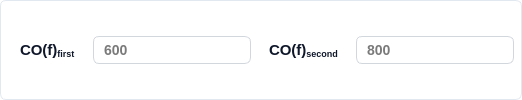
       <widget class="QFrame" name="pyqt5_frame_group_homogenous_co">
        <property name="styleSheet">
         <string notr="true">box-sizing: border-box;
display: flex;
flex-direction: column;
align-items: flex-start;
gap: 25px;
background: #FFFFFF;
border: 1px solid #E2E8F0; /* slate/200 */
border-radius: 6px;
padding:6px;</string>
        </property>
        <layout class="QHBoxLayout" name="horizontalLayout_48" stretch="0,0">
         <property name="leftMargin">
          <number>1</number>
         </property>
         <property name="topMargin">
          <number>1</number>
         </property>
         <property name="rightMargin">
          <number>1</number>
         </property>
         <property name="bottomMargin">
          <number>1</number>
         </property>
         <item>
          <layout class="QHBoxLayout" name="horizontalLayout_4">
           <item>
            <widget class="QLabel" name="label_49">
             <property name="styleSheet">
              <string notr="true"> 	border: none;
	color: #0F172A;  /* Text color */
    font-family: 'Segoe UI', sans-serif;  /* Font family */
    font-style: normal;  /* Font style */
    font-weight: 500;  /* Font weight */
    font-size: 14px;  /* Font size */
    line-height: 24px;  /* Line height */
    padding: 4px 8px;  /* Padding */</string>
             </property>
             <property name="text">
              <string>&lt;html&gt;&lt;head/&gt;&lt;body&gt;&lt;p&gt;&lt;span style=&quot; font-size:11pt;&quot;&gt;CO(f)&lt;/span&gt;&lt;span style=&quot; font-size:11pt; vertical-align:sub;&quot;&gt;first&lt;/span&gt;&lt;/p&gt;&lt;/body&gt;&lt;/html&gt;</string>
             </property>
            </widget>
           </item>
           <item>
            <widget class="QLineEdit" name="pyqt5_entry_homogenous_firstco">
             <property name="enabled">
              <bool>true</bool>
             </property>
             <property name="maximumSize">
              <size>
               <width>200</width>
               <height>16777215</height>
              </size>
             </property>
             <property name="styleSheet">
              <string notr="true">QLineEdit {
    background: #FFFFFF;  /* Default background */
    border: 1px solid #D2D7DD;  /* Default border */
    border-radius: 6px;  /* Rounded corners */
    color: #7a7a7a;  /* Text color */
    font-family: 'Segoe UI', sans-serif;  /* Font family */
    font-style: normal;  /* Font style */
    font-weight: 500;  /* Font weight */
    font-size: 14px;  /* Font size */
    line-height: 24px;  /* Line height */
    padding: 4px 8px;  /* Padding */
}

/* Disabled State */
QLineEdit:disabled {
    color: #D2D7DD;
    border: 1px solid #D2D7DD;
}
</string>
             </property>
             <property name="text">
              <string>600</string>
             </property>
             <property name="readOnly">
              <bool>true</bool>
             </property>
            </widget>
           </item>
          </layout>
         </item>
         <item>
          <layout class="QHBoxLayout" name="horizontalLayout_5">
           <item>
            <widget class="QLabel" name="label_50">
             <property name="styleSheet">
              <string notr="true"> 	border: none;
	color: #0F172A;  /* Text color */
    font-family: 'Segoe UI', sans-serif;  /* Font family */
    font-style: normal;  /* Font style */
    font-weight: 500;  /* Font weight */
    font-size: 14px;  /* Font size */
    line-height: 24px;  /* Line height */
    padding: 4px 8px;  /* Padding */</string>
             </property>
             <property name="text">
              <string>&lt;html&gt;&lt;head/&gt;&lt;body&gt;&lt;p&gt;&lt;span style=&quot; font-size:11pt;&quot;&gt;CO(f)&lt;/span&gt;&lt;span style=&quot; font-size:11pt; vertical-align:sub;&quot;&gt;second&lt;/span&gt;&lt;/p&gt;&lt;/body&gt;&lt;/html&gt;</string>
             </property>
            </widget>
           </item>
           <item>
            <widget class="QLineEdit" name="pyqt5_entry_homogenous_secondco">
             <property name="enabled">
              <bool>true</bool>
             </property>
             <property name="maximumSize">
              <size>
               <width>200</width>
               <height>16777215</height>
              </size>
             </property>
             <property name="styleSheet">
              <string notr="true">QLineEdit {
    background: #FFFFFF;  /* Default background */
    border: 1px solid #D2D7DD;  /* Default border */
    border-radius: 6px;  /* Rounded corners */
    color: #7a7a7a;  /* Text color */
    font-family: 'Segoe UI', sans-serif;  /* Font family */
    font-style: normal;  /* Font style */
    font-weight: 500;  /* Font weight */
    font-size: 14px;  /* Font size */
    line-height: 24px;  /* Line height */
    padding: 4px 8px;  /* Padding */
}

/* Disabled State */
QLineEdit:disabled {
    color: #D2D7DD;
    border: 1px solid #D2D7DD;
}
</string>
             </property>
             <property name="text">
              <string>800</string>
             </property>
             <property name="readOnly">
              <bool>true</bool>
             </property>
            </widget>
           </item>
          </layout>
         </item>
        </layout>
       </widget>
